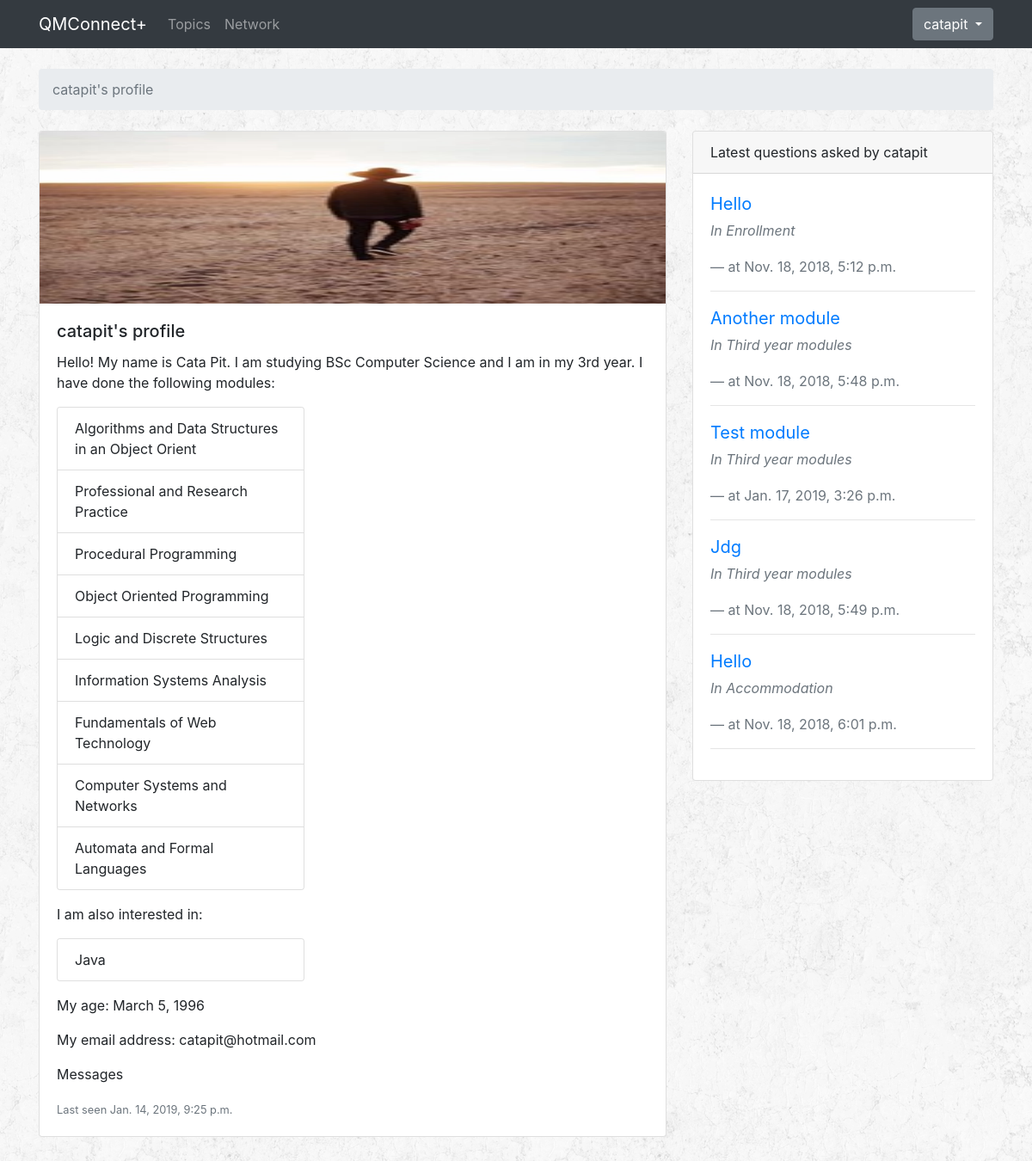
The app's page /profile/8/ (signed in), older data.
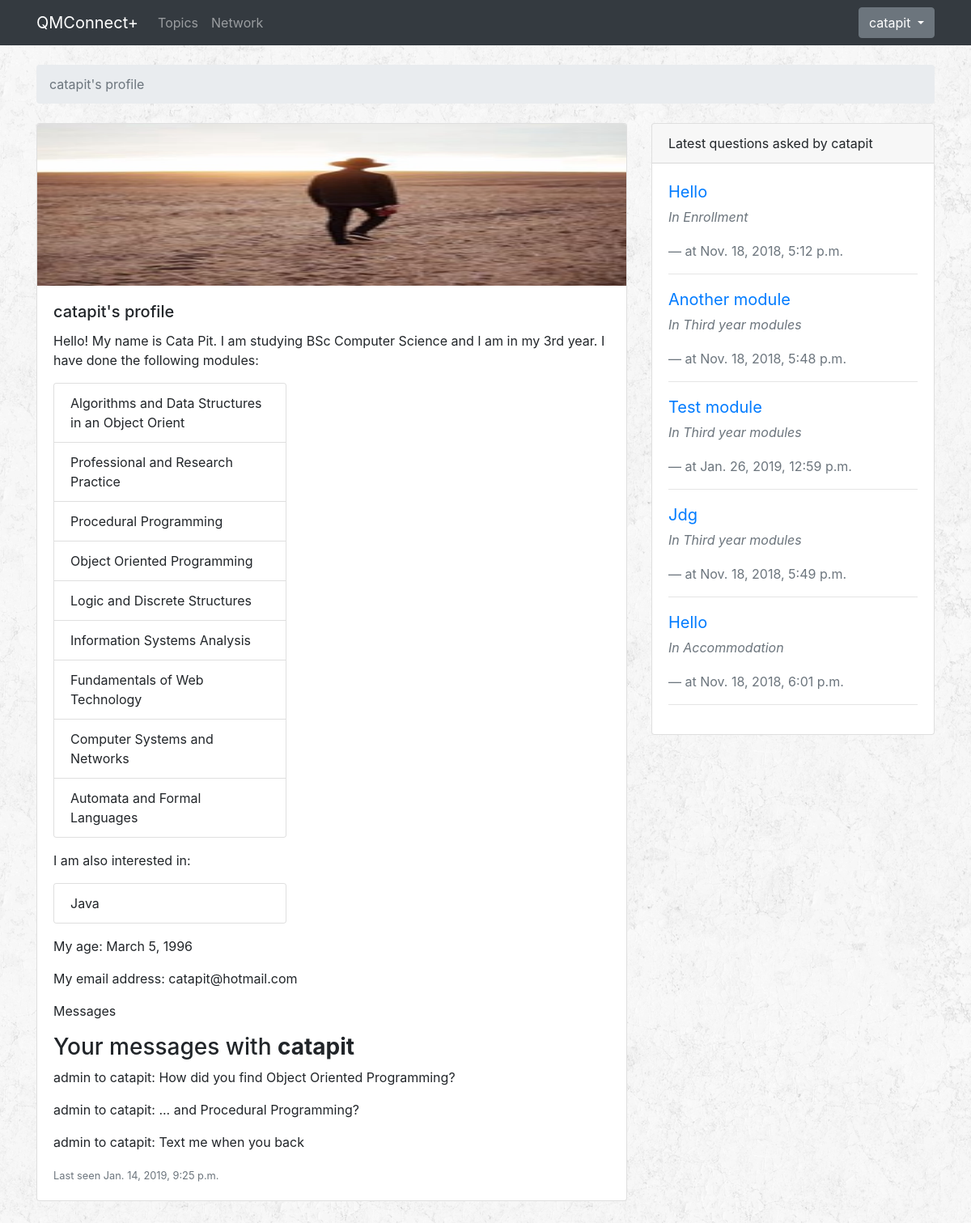
The same page, newer data.
### accounts/models.py (models this page shows)
class Profile(models.Model):
    YEAR = (
        ('1', '1st year'),
        ('2', '2nd year'),
        ('3', '3rd year'),
    )
    SUBJECT = (
        ('BCS', 'BSc Computer Science'),
        ('BCSM', 'BSc Computer Science and Mathematics'),
        ('BCSIE', 'BSc Computer Science with Industrial Experience'),
        ('BCSWM', 'BSc Computer Science with Management (ITMB)'),
    )
    user = models.OneToOneField(User, on_delete=models.CASCADE)
    dob = models.DateField(auto_now=False, auto_now_add=False)
    image = models.ImageField(upload_to='profile_images', default='')
    universityYear = models.CharField(choices=YEAR, max_length=1, default='')
    subject = models.CharField(choices=SUBJECT, max_length=5, default='')
    module = models.ManyToManyField(Module)
    interest = models.ManyToManyField(Interest)
    message = models.ManyToManyField('self', blank=True, symmetrical=False, through="Message")
    def __str__(self):
        return self.user.username

class Module(models.Model):
    name = models.CharField(max_length=50)
    def __str__(self):
        return self.name

class Interest(models.Model):
    name = models.CharField(max_length=50)
    def __str__(self):
        return self.name

class Message(models.Model):
    sender = models.ForeignKey(Profile, related_name="sender", on_delete=models.CASCADE)
    receiver = models.ForeignKey(Profile, related_name="receiver", on_delete=models.CASCADE)
    text = models.CharField(max_length=4096)
    time = models.DateTimeField()
    def __str__(self):
        return '{} to {}: {}'.format(self.sender, self.receiver, self.text)

### qa/models.py (models this page shows, shortened)
class Question(models.Model):
    subject = models.CharField(max_length=255)
    last_updated = models.DateTimeField(auto_now_add=True)
    topic = models.ForeignKey(Topic, related_name='questions', on_delete=models.CASCADE)
    starter = models.ForeignKey(User, related_name='questions', on_delete=models.CASCADE)
    views = models.PositiveIntegerField(default=0)
    def __str__(self):
        return self.subject

class Topic(models.Model):
    name = models.CharField(max_length=30, unique=True)
    description = models.CharField(max_length=100)
    def __str__(self):
        return self.name

### qa/views.py (the view)
# urls.py: path('profile/<int:pk>/', qa_views.profile, name='profile'),
@login_required
def profile(request, pk):
    user = get_object_or_404(User, pk=pk)
    users = User.objects.all()
    user_questions = Question.objects.filter(starter = user)[:5]
    '''
    The code below is for testing
    '''
    received_messages = Message.objects.filter(receiver=user.profile)
    sent_messages = Message.objects.filter(sender=user.profile)
    messages = received_messages.union(sent_messages).order_by('time')
    '''
    The code above is for testing
    '''
    return render(request, 'profile.html', {
        'user': user,
        'user_questions': user_questions,
        'messages': messages
    })

### templates/profile.html (shortened to what this page needs)
{% extends 'base.html' %}
{% block breadcrumb %}
<li class="breadcrumb-item active">{{ user }}'s profile</li>
{% endblock %}
{% block content %}
<div class="bottom-padding">
  <div class="row">
    <div class="col-md-8">
      <div class="card">
        <img class="card-img-top" src="/profile_images/{{ user.profile.image }}" alt="User profile picture" width="100" height="200">
        <div class="card-body">
          <h5 class="card-title">{{ user }}'s profile</h5>
          <p class="card-text">Hello! My name is {{ user.get_full_name }}. I am studying {{ user.profile.get_subject_display }} and I am in my {{ user.profile.get_universityYear_display }}. I have done the following modules:</p>
          <div class="card" style="width: 18rem;">
            <ul class="list-group list-group-flush">
              {% for module in user.profile.module.all %}
              <li class="list-group-item">{{ module }}</li>
              {% endfor %}
            </ul>
          </div>
          <p class="card-text">I am also interested in:</p>
          <div class="card" style="width: 18rem;">
            <ul class="list-group list-group-flush">
              {% for interest in user.profile.interest.all %}
              <li class="list-group-item">{{ interest }}</li>
              {% endfor %}
            </ul>
          </div>
          <p class="card-text">My age: {{ user.profile.dob }}</p>
          <p class="card-text">My email address: {{ user.email }}</p>
          {% if request.user == user %}
            Messages
            {% regroup messages|dictsort:"receiver.user.username" by receiver.user.username as message_list %}
              <p class="card-text">
                {% for message in message_list %}
                  <h3>Your messages with <strong>{{message.grouper}}</strong></h3>
                  {% for msg in message.list %}
                    <p>{{msg}}</p>
                  {% endfor %}
                {% endfor %}
              </p>
          {% endif %}
          <p class="card-text"><small class="text-muted">Last seen {{ user.last_login }}</small></p>
        </div>
      </div>
    </div>
    <div class="col-md-4">
      <div class="card mb-4">
        <div class="card-header">
          Latest questions asked by {{ user }}
        </div>
        <div class="card-body">
          <blockquote class="blockquote mb-0">
            {% for userqs in user_questions %}
              <a href="{% url 'qa:question_answers' userqs.topic.pk userqs.pk %}">{{ userqs }}</a>
              <p class="card-text"><small class="text-muted"><cite>In {{ userqs.topic }} </cite></small></p>
              <footer class="blockquote-footer">at {{ userqs.last_updated }}</footer>
              <hr/>
            {% empty %}
              <p class="card-text"><small class="text-muted"><cite>No questions asked yet. :-( </cite></small></p>
            {% endfor %}
          </blockquote>
        </div>
      </div>
    </div>
  </div>
</div>
{% endblock %}

### templates/base.html (shortened to what this page needs)
{% load static %}
<!DOCTYPE html>
<html>
<head>
  <link rel="stylesheet" href="{% static 'css/bootstrap.min.css' %}">
  <link rel="stylesheet" href="{% static 'css/style.css' %}">
</head>
<body>
  {% block body %}
  <nav class="navbar navbar-expand-lg navbar-dark bg-dark">
    <div class="container">
      <a class="navbar-brand" href="{% url 'qa:latest' %}">QMConnect+</a>
      <div class="collapse navbar-collapse" id="mainMenu">
        <ul class="navbar-nav mr-auto">
          <li class="nav-item">
            <a class="nav-link" href="{% url 'qa:home' %}">Topics</a>
          </li>
          <li class="nav-item">
            <a class="nav-link" href="{% url 'qa:network' %}">Network</a>
          </li>
        </ul>
        {% if user.is_authenticated %}
        <ul class="navbar-nav ml-auto">
          <li class="nav-item dropdown">
            <a class="btn btn-secondary dropdown-toggle" href="#" id="userMenu" data-toggle="dropdown" aria-haspopup="true" aria-expanded="false"> {{ request.user }} </a>
          </li>
        </ul>
        {% else %}
        <form class="form-inline ml-auto">
          <a href="{% url 'login' %}" class="btn btn-outline-secondary">Log in</a>
          <a href="{% url 'register' %}" class="btn btn-primary ml-2">Register</a>
        </form>
        {% endif %}
      </div>
    </div>
  </nav>
  <div class="container">
    <ol class="breadcrumb my-4">
      {% block breadcrumb %}
      {% endblock %}
    </ol>
    {% block content %}
    {% endblock %}
  </div>
  {% endblock body %}
</body>
</html>

### static/css/style.css (style rules this page uses)
body { background-image: url(../images/rockywall.png); }
.bottom-padding { padding-bottom: 50px; }

Row changes from the older to the newer data that the page shows:
added Message: sender+receiver+text "admin to catapit: How did you find Object Oriented Programming?"
added Message: sender+receiver+text "admin to catapit: ... and Procedural Programming?"
added Message: sender+receiver+text "admin to catapit: Text me when you back"
changed Question "Test module": last_updated "Jan. 17, 2019, 3:26 p.m." → "Jan. 26, 2019, 12:59 p.m."
Text that changed along with them:
new list line: "Your messages with"
new list line: "catapit"
